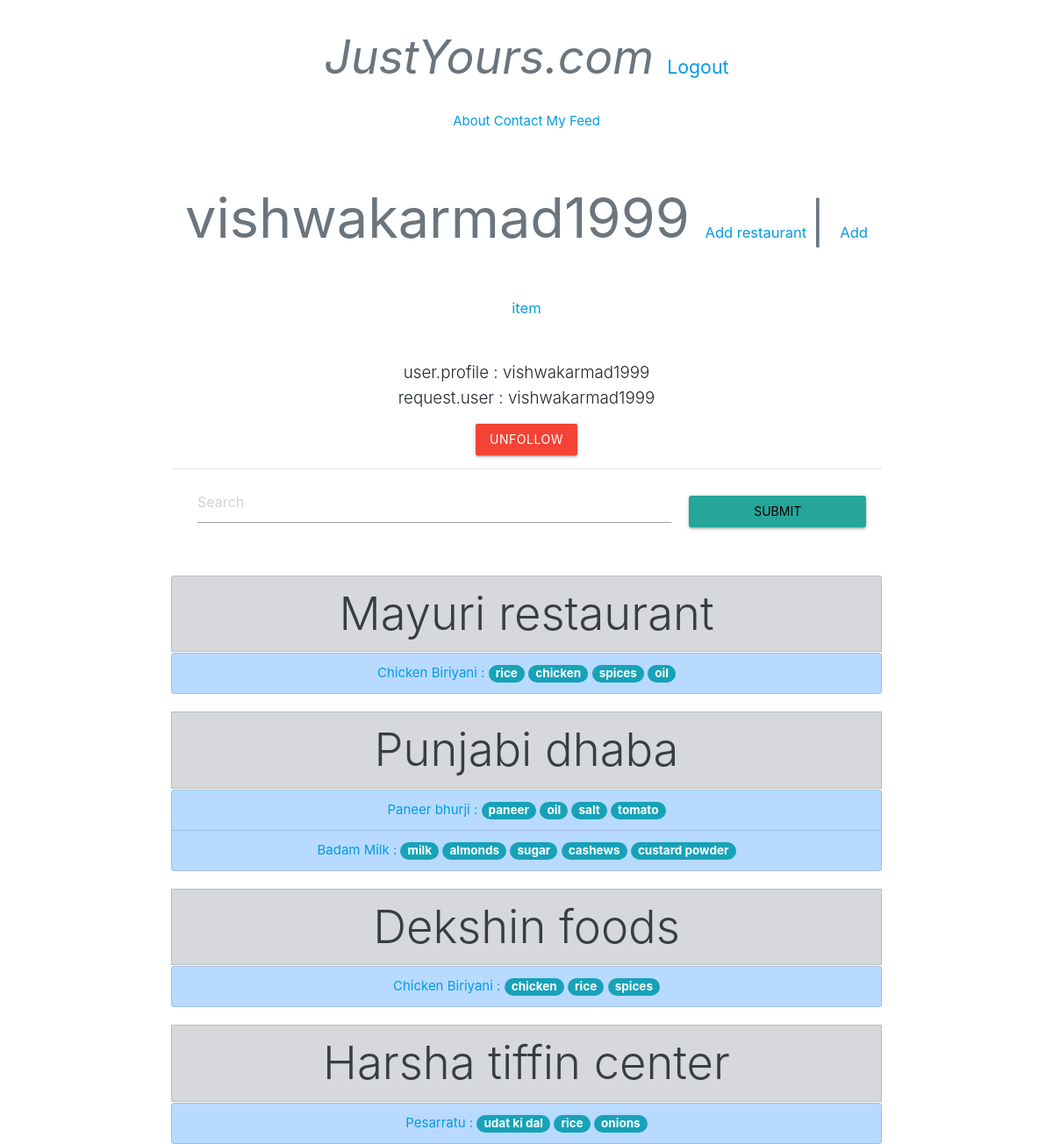
The page /u/vishwakarmad1999/ (signed in) on the database its author committed.
### profiles/models.py (models this page shows, shortened)
class Profile(models.Model):
	user			= models.OneToOneField(User)
	followers		= models.ManyToManyField(User, related_name = 'is_following', blank = True)
	activation_key 	= models.CharField(max_length = 120, blank = True, null = True)
	timestamp		= models.DateTimeField(auto_now_add = True)
	updated			= models.DateTimeField(auto_now = True)
	activated		= models.BooleanField(default = False)
	objects = ProfileManager()
	def __str__(self):
		return self.user.username

### restaurant/models.py (models this page shows, shortened)
class RestaurantLocation(models.Model):
	owner			= models.ForeignKey(User)
	name 			= models.CharField(max_length = 120, validators = [validate_rl_name])
	location 		= models.CharField(max_length = 120, null = True, blank = True, validators = [validate_location])
	CHOICES = (('Veg', 'Veg'), ('Non-veg', 'Non-veg'))
	category = models.CharField(max_length = 7,choices = CHOICES)
	timestamp		= models.DateTimeField(auto_now_add = True)
	updated			= models.DateTimeField(auto_now = True)
	slug 			= models.SlugField(null = True, blank = True)
	objects = RestauratLocationManager()
	def get_absolute_url(self):
		return reverse('restaurant:detail', kwargs={'slug' : self.slug})

### menu/models.py (models this page shows, shortened)
class Item(models.Model):
	user 			= models.ForeignKey(settings.AUTH_USER_MODEL)
	restaurant		= models.ForeignKey(RestaurantLocation)
	name			= models.CharField(max_length = 120)
	contents		= models.TextField(help_text = 'Seperate values by comma')
	excludes		= models.TextField(blank = True, null = True, help_text = 'Seperate values by comma')
	public			= models.BooleanField(default = True)
	timestamp 		= models.DateTimeField(auto_now_add = True)
	updated			= models.DateTimeField(auto_now = True)
	class Meta:
		ordering = ['-updated', '-timestamp']
	def get_contents(self):
		contents = self.contents.split(",")
		for i in range(len(contents)):
			contents[i] = contents[i].lower()
		return contents
	def get_absolute_url(self):
		return reverse('item:detail', kwargs={'pk' : self.pk})

### profiles/views.py (the view)
# urls.py: url(r'^(?P<username>[-\@\w]+)/$', ProfileDetailView.as_view(), name = 'detail'),
class ProfileDetailView(DetailView):
	template_name = 'profile/user.html'
	def get_object(self):
		username = self.kwargs.get("username")
		if username is None:
			raise Http404
		return get_object_or_404(User, username__iexact = username, is_active = True)
	def get_context_data(self, **kwargs):
		context = super(ProfileDetailView, self).get_context_data(**kwargs)
		user = context['user']
		item_exists = Item.objects.filter(user = user).exists()
		qs = RestaurantLocation.objects.filter(owner = user)
		query = self.request.GET.get('q')
		is_following = False
		if user.profile in self.request.user.is_following.all():
			is_following = True
		context['is_following'] = is_following
		if query:
			query = query.strip()
			qs = qs.search(query)
		if qs.exists() and item_exists:
			context['locations'] = qs
		return context

### restaurant/models.py (called while the page is built)
	def get_queryset(self):
		return RestaurantLocationQuerySet(self.model, using = self._db)

### templates/profile/user.html (shortened to what this page needs)
{% extends "base.html" %}
{% block content %}
	<h1 class="text-secondary">{{ user.username }}
		<small>
			<a href="/restaurant" style="font-size: 35%; text-decoration: none;">Add restaurant </a>
		</small>
			<small>|</small>
		<small><a href="/item" style="font-size: 35%;text-decoration: none">Add item</a></small>
	</h1>
	<span class="lead">user.profile : {{ user.profile }}</span><br>
	<span class="lead">request.user : {{ request.user }}</span>
	<p>{% include 'profile/snippets/follow_form.html' with username=user.username is_following=is_following %}</p>
	<hr>
	<form class="form row">
		<input type="text" name="q" placeholder="Search" value="{{ request.GET.q }}" class="input-field col-sm-8" style="margin-left: 30px">
		<input type="submit" class="input-field col-sm-3 waves-effect waves-light btn" style="margin-left: 20px">
	</form>
	<ul class="list-group">
	{% for obj in locations %}
		<a href = '{{ obj.get_absolute_url }}' class="list-group-item list-group-item-secondary display-4" style="margin-top: 20px">{{ obj.name }}</a>
		<ul class="list-group" style="margin-top: 2px">
			{% for item in obj.item_set.all %}
				<li class="list-group-item list-group-item-primary"><a href = '{{ item.get_absolute_url }}' style="margin-top: 4px; text-decoration: none">{{ item.name }} : </a>
					{% for ing in item.get_contents %}
					<small style="font-size: 90%;"
					{% if ing.strip == request.GET.q.strip %}
					class="badge badge-pill badge-danger"
					{% else %}
					class="badge badge-pill badge-info"
					{% endif %}
					>
						<a href='{{ request.path }}?q={{ ing }}' style="text-decoration: none; color: inherit;">{{ ing }}</a>
					</small>
					{% endfor %}
				</li>
			{% endfor %}
		</ul>
	{% endfor %}
	</ul>
{% endblock content %}

### templates/base.html (style rules this page uses)
span { font-size: 150%; }

### rows shown on the page
RestaurantLocation: name "Mayuri restaurant"
Item: name "Chicken Biriyani", get_contents "rice" "chicken" "spices" "oil"
RestaurantLocation: name "Punjabi dhaba"
Item: name "Paneer bhurji", get_contents "paneer" "oil" "salt" "tomato"
Item: name "Badam Milk", get_contents "milk" "almonds" "sugar" "cashews" "custard powder"
RestaurantLocation: name "Dekshin foods"
Item: name "Chicken Biriyani", get_contents "chicken" "rice" "spices"
RestaurantLocation: name "Harsha tiffin center"
Item: name "Pesarratu", get_contents "udat ki dal" "rice" "onions"

### other values the page prints
{{ user.username }} "vishwakarmad1999"
{{ user.profile }} "vishwakarmad1999"
{{ request.user }} "vishwakarmad1999"
